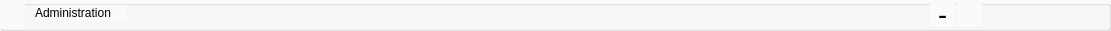
  <widget class="QGroupBox" name="groupBox">
   <property name="geometry">
    <rect>
     <x>0</x>
     <y>0</y>
     <width>1111</width>
     <height>31</height>
    </rect>
   </property>
   <property name="styleSheet">
    <string notr="true">background-color:#FAFAFA;</string>
   </property>
   <property name="title">
    <string/>
   </property>
   <widget class="QPushButton" name="pushButton_16">
    <property name="geometry">
     <rect>
      <x>957</x>
      <y>2</y>
      <width>25</width>
      <height>25</height>
     </rect>
    </property>
    <property name="cursor">
     <cursorShape>PointingHandCursor</cursorShape>
    </property>
    <property name="styleSheet">
     <string notr="true">QPushButton#pushButton_16{
image: url(:/Icons/Icons/close_48124.png);
border:none;
padding: 5px;
}
QPushButton#pushButton_16:hover{
background-color: #F74444;
}
</string>
    </property>
    <property name="text">
     <string/>
    </property>
   </widget>
   <widget class="QPushButton" name="pushButton_12">
    <property name="geometry">
     <rect>
      <x>930</x>
      <y>2</y>
      <width>25</width>
      <height>25</height>
     </rect>
    </property>
    <property name="font">
     <font>
      <pointsize>20</pointsize>
      <weight>50</weight>
      <bold>false</bold>
     </font>
    </property>
    <property name="cursor">
     <cursorShape>PointingHandCursor</cursorShape>
    </property>
    <property name="whatsThis">
     <string>&lt;html&gt;&lt;head/&gt;&lt;body&gt;&lt;p&gt;-&lt;/p&gt;&lt;/body&gt;&lt;/html&gt;</string>
    </property>
    <property name="styleSheet">
     <string notr="true">QPushButton#pushButton_12{
border:none;
}
QPushButton#pushButton_12:hover{
background-color: #E3F9AA;
}
</string>
    </property>
    <property name="text">
     <string>-</string>
    </property>
   </widget>
   <widget class="QLabel" name="label_31">
    <property name="geometry">
     <rect>
      <x>35</x>
      <y>5</y>
      <width>91</width>
      <height>16</height>
     </rect>
    </property>
    <property name="font">
     <font>
      <pointsize>9</pointsize>
     </font>
    </property>
    <property name="text">
     <string>Administration</string>
    </property>
   </widget>
   <widget class="QPushButton" name="pushButton_21">
    <property name="geometry">
     <rect>
      <x>0</x>
      <y>4</y>
      <width>25</width>
      <height>25</height>
     </rect>
    </property>
    <property name="styleSheet">
     <string notr="true">image: url(:/Icons/Icons/add_users.png);
border:none;</string>
    </property>
    <property name="text">
     <string/>
    </property>
   </widget>
  </widget>
